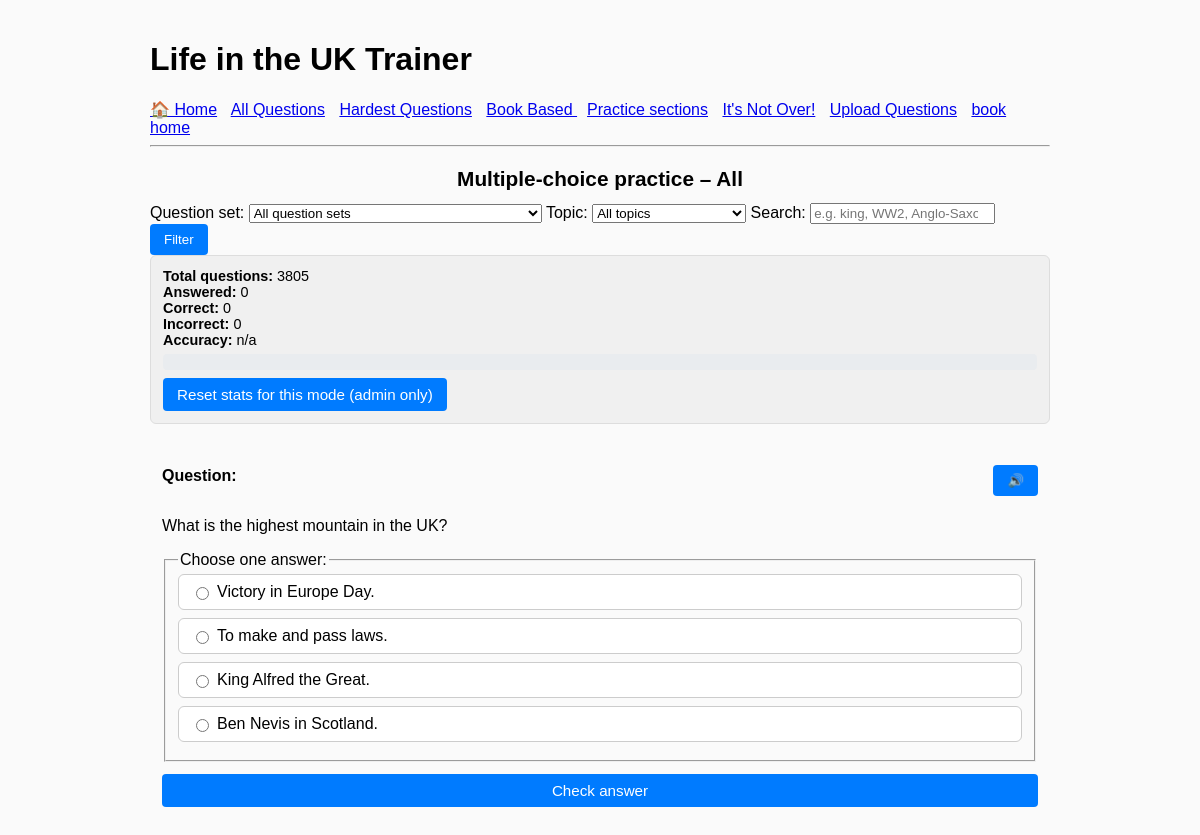
Screenshot of /quiz/all/ (signed in) with the database file from the repository.
### quiz/models.py (models this page shows, shortened)
class Question(models.Model):
    TOPIC_CHOICES = [
        ('history', 'History'),
        ('government', 'Government & Politics'),
        ('culture', 'Culture & Society'),
        ('geography', 'Geography & Places'),
        ('other', 'Other'),
    ]
    CATEGORY_CHOICES = [
        ('book_based', 'Book Based'),
        ('general', 'General'),
        ('hardest', 'Hardest'),
        ('cheatsheet', 'Cheat Sheet'),
        ('common', 'Common Questions'),
    ]
    THEME_CHOICES = [
        ('kings', 'Kings & Queens'),
        ('wars', 'Wars'),
        ('gov', 'Government'),
        ('geo', 'Geography'),
        ('mixed', 'Random'),
        ('other', 'Other'),
    ]
    question_text = models.TextField()
    subcategory = models.CharField(max_length=200, blank=True, null=True)
    answer_text = models.TextField()
    topic = models.CharField(max_length=20, choices=TOPIC_CHOICES, default='other')
    category = models.CharField(max_length=20, choices=CATEGORY_CHOICES, default='general')
    theme = models.CharField(max_length=20, choices=THEME_CHOICES, blank=True, null=True, help_text="(Kings, Wars, Gov...ect)",
    )

### quiz/views.py (the view, shortened to what this page needs)
# urls.py: path('quiz/<str:mode>/', views.mc_quiz, name='quiz_mc'),
def mc_quiz(request, mode):
    current_sub = (request.GET.get("sub") or "").strip() or None
    current_topic = (request.GET.get("topic") or "").strip() or None
    search_query = (request.GET.get("q") or "").strip() or None
    base_qs = _get_question_queryset_for_mode(mode)
    subcategories = (
        base_qs.exclude(subcategory__isnull=True)
              .exclude(subcategory__exact="")
              .values_list("subcategory", flat=True)
              .distinct()
              .order_by("subcategory")
    )
    qs = base_qs
    if current_sub:
        qs = qs.filter(subcategory=current_sub)
    if current_topic:
        qs = qs.filter(topic=current_topic)
    if search_query:
        qs = qs.filter(
            Q(question_text__icontains=search_query) |
            Q(answer_text__icontains=search_query) |
            Q(subcategory__icontains=search_query)
        )
    total = qs.count()
    question = None
    choices = []
    selected = None
    is_correct = None
    seed = None
    counter_key_correct = f"mc_correct_{mode}"
    counter_key_incorrect = f"mc_incorrect_{mode}"
    if counter_key_correct not in request.session:
        request.session[counter_key_correct] = 0
    if counter_key_incorrect not in request.session:
        request.session[counter_key_incorrect] = 0
    if request.method == "POST" and "reset_stats" in request.POST:
        if request.user.is_authenticated and request.user.is_staff:
            request.session[counter_key_correct] = 0
            request.session[counter_key_incorrect] = 0
            request.session.modified = True
        return redirect("quiz_mc", mode=mode)
    def build_choices_with_seed(q, seed_value: int):
        rng = random.Random(seed_value)
        correct_raw = (q.answer_text or "").strip()
        question_text = (q.question_text or "").strip()
        norm_answer = correct_raw.lower().strip(" .!?")
        def is_true_false_question() -> bool:
            qt = question_text.lower()
            return qt.startswith("true or false") or norm_answer in ("true", "false")
        year_match = re.search(r"(1[0-9]{3}|20[0-9]{2})s?", correct_raw)
        year_num = int(year_match.group(1)) if year_match else None
        correct = correct_raw
        pool = list(Question.objects.exclude(id=q.id))
        candidates = []
        for obj in pool:
            text = (obj.answer_text or "").strip()
            if text and text != correct:
                candidates.append(text)
        candidates = sorted(
            candidates,
            key=lambda t: abs(len(t) - len(correct))
        )
        near = candidates[:20]
        rng.shuffle(near)
        distractors = []
        for d in near:
            d = d.strip()
            if d and d not in distractors and d != correct:
                distractors.append(d)
            if len(distractors) == 3:
                break
        extra_pool = [
            (obj.answer_text or "").strip()
            for obj in pool
            if (obj.answer_text or "").strip() not in distractors
            and (obj.answer_text or "").strip() != correct
        ]
        rng.shuffle(extra_pool)
        for d in extra_pool:
            distractors.append(d)
            if len(distractors) == 3:
                break
        options = [correct] + distractors[:3]
        seen = set()
        dedup = []
        for o in options:
            if o not in seen:
                dedup.append(o)
                seen.add(o)
        options = dedup
        rng.shuffle(options)
        return options
    if total > 0:
        if request.method == "POST" and "next" in request.POST:
            question = random.choice(list(qs))
            seed = random.randint(1, 10_000_000)
            choices = build_choices_with_seed(question, seed)
        else:
            question = random.choice(list(qs))
            seed = random.randint(1, 10_000_000)
            choices = build_choices_with_seed(question, seed)
    correct_count = request.session.get(counter_key_correct, 0)
    incorrect_count = request.session.get(counter_key_incorrect, 0)
    answered = correct_count + incorrect_count
    accuracy = round(correct_count * 100 / answered) if answered > 0 else None
    progress_percent = (
        min(round(answered * 100 / total), 100) if (total > 0 and answered > 0) else 0
    )
    topic_choices = Question.TOPIC_CHOICES  # for dropdown
    return render(request, "quiz/mc_quiz.html", {
        "mode": mode,
        "question": question,
        "choices": choices,
        "selected": selected,
        "is_correct": is_correct,
        "seed": seed,
        "total": total,
        "correct_count": correct_count,
        "incorrect_count": incorrect_count,
        "answered": answered,
        "accuracy": accuracy,
        "progress_percent": progress_percent,
        "subcategories": subcategories,
        "current_sub": current_sub,
        "current_topic": current_topic,
        "topic_choices": topic_choices,
        "search_query": search_query,
    })

### quiz/views.py (called while the page is built, shortened)
def _get_question_queryset_for_mode(mode: str):
    mode = (mode or "").strip().lower()
    if mode == "all":
        return Question.objects.all()

### templates/quiz/mc_quiz.html (shortened to what this page needs)
{% extends "quiz/base.html" %}
{% block content %}
<h2 class="page-title">Multiple-choice practice – {{ mode|title }}</h2>
{% if subcategories %}
  <form method="get" class="filter-bar">
    <label>
      Question set:
      <select name="sub" onchange="this.form.submit()">
        <option value="" {% if not current_sub %}selected{% endif %}>All question sets</option>
      </select>
    </label>
    <label>
      Topic:
      <select name="topic" onchange="this.form.submit()">
        <option value="" {% if not current_topic %}selected{% endif %}>All topics</option>
      </select>
    </label>
    <label>
      Search:
      <input
        type="search"
        name="q"
        value="{{ request.GET.q }}"
        placeholder="e.g. king, WW2, Anglo-Saxon">
    </label>
    <button type="submit">Filter</button>
  </form>
{% endif %}
<div class="stats-box">
  <div><strong>Total questions:</strong> {{ total }}</div>
  <div><strong>Answered:</strong> {{ answered }}</div>
  <div><strong>Correct:</strong> {{ correct_count }}</div>
  <div><strong>Incorrect:</strong> {{ incorrect_count }}</div>
  <div>
    <strong>Accuracy:</strong>
    {% if accuracy %}{{ accuracy }}%{% else %}n/a{% endif %}
  </div>
  <div class="progress-container" aria-label="Progress">
  </div>
  {% if request.user.is_authenticated and request.user.is_staff %}
    <form method="post" style="margin-top: 8px;">
      <button type="submit" class="btn btn-secondary">
        Reset stats for this mode (admin only)
      </button>
    </form>
  {% endif %}
</div>
{% if question %}
  <div id="quiz-block" class="quiz-block">
    <div class="question-header">
      <p><strong>Question:</strong></p>
      <button type="button"
              class="reader-btn"
              onclick="speakElement('qa-read')">
        🔊
      </button>
    </div>
    <div id="qa-read">
      <p id="question-text">{{ question.question_text|linebreaksbr }}</p>
      <form method="post" class="quiz-form">
        <fieldset>
          <legend>Choose one answer:</legend>
          {% for opt in choices %}
            <label class="option-pill
                  {% if selected and not is_correct and opt == question.answer_text %} option-correct{% endif %}">
              <input type="radio"
                    name="choice"
                    value="{{ opt }}"
                    {% if selected %}disabled{% endif %}>
              <span class="option-text">{{ opt|linebreaksbr }}</span>
            </label>
          {% endfor %}
        </fieldset>
        {% if not selected %}
          <button type="submit" class="btn btn-primary btn-full">
            Check answer
          </button>
        {% endif %}
      </form>
    </div>
  </div>
{% else %}
  <p>No questions available for this mode. Try uploading some first.</p>
{% endif %}
{% endblock %}

### quiz/static/quiz/style.css (style rules this page uses)
.page-title { font-size: 1.3rem; text-align: center; margin-bottom: 0.75rem; }
.stats-box { font-size: 0.9rem; padding: 0.75rem; border-radius: 8px; background: #f5f5f5; margin-bottom: 1rem; }
.progress-container { margin-top: 0.5rem; width: 100%; height: 8px; border-radius: 999px; background: #ddd; overflow: hidden; }
.btn { display: inline-block; padding: 0.5rem 0.75rem; border-radius: 6px; border: none; text-decoration: none; text-align: center; font-size: 0.95rem; cursor: pointer; }
.btn-primary { background: #0077cc; color: #fff; }
.btn-secondary { background: #eee; color: #222; }
.stats-box { border: 1px solid #ddd; border-radius: 6px; padding: 0.75rem; margin-bottom: 1rem; font-size: 0.9rem; background: #f9f9f9; }
.progress-container { margin-top: 0.5rem; width: 100%; height: 6px; background: #e1e1e1; border-radius: 3px; overflow: hidden; }
.quiz-block { border-radius: 6px; padding: 0.75rem; }
.question-header { display: flex; align-items: center; justify-content: space-between; }
.option-pill { display: flex; align-items: center; padding: 0.5rem 0.75rem; border-radius: 6px; border: 1px solid #ccc; margin-bottom: 0.5rem; cursor: pointer; background: #fff; }
.option-pill input[type="radio"] { margin-right: 0.5rem; }
.btn-full { display: block; width: 100%; text-align: center; margin-top: 0.75rem; }
.btn-primary { background: #1976d2; color: #fff; border: none; padding: 0.6rem 0.9rem; border-radius: 4px; }
.btn-secondary { background: #eee; border: 1px solid #ccc; padding: 0.4rem 0.8rem; border-radius: 4px; }

### templates/quiz/base.html (style rules this page uses)
body { font-family: Arial, sans-serif; max-width: 900px; margin: 0 auto; padding: 20px; background: #fafafa; }
.stats-box { background: #f0f0f0; padding: 12px; margin-bottom: 15px; border-radius: 6px; border: 1px solid #ddd; }
.progress-container { background: #e9ecef; border-radius: 4px; overflow: hidden; height: 16px; margin-top: 6px; }
button, .btn { padding: 8px 14px; background: #007bff; border: none; border-radius: 4px; color: white; cursor: pointer; text-decoration: none; }
.reader-btn { margin-top: 10px; }

### rows the page displays
Question: question_text "What is the highest mountain in the UK?", choices "Ben Nevis in Scotland."
Question: choices "Victory in Europe Day."
Question: choices "To make and pass laws."
Question: choices "King Alfred the Great."

### other values shown
{{ mode|title }} "All"
{{ total }} "3805"
{{ answered }} "0"
{{ correct_count }} "0"
{{ incorrect_count }} "0"
